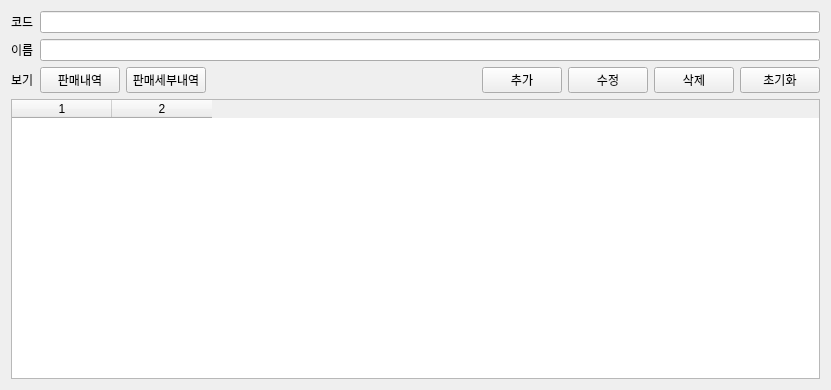
<?xml version="1.0" encoding="UTF-8"?>
<ui version="4.0">
 <class>DepartmentForm</class>
 <widget class="QWidget" name="DepartmentForm">
  <property name="geometry">
   <rect>
    <x>0</x>
    <y>0</y>
    <width>831</width>
    <height>390</height>
   </rect>
  </property>
  <property name="windowTitle">
   <string>제품목록</string>
  </property>
  <layout class="QGridLayout" name="gridLayout_4">
   <item row="0" column="0">
    <layout class="QGridLayout" name="gridLayout_3">
     <item row="0" column="0">
      <layout class="QGridLayout" name="gridLayout">
       <item row="0" column="0">
        <widget class="QLabel" name="lbl_code">
         <property name="text">
          <string>코드</string>
         </property>
        </widget>
       </item>
       <item row="0" column="1">
        <widget class="QLineEdit" name="le_code"/>
       </item>
       <item row="1" column="0">
        <widget class="QLabel" name="lbl_name">
         <property name="text">
          <string>이름</string>
         </property>
        </widget>
       </item>
       <item row="1" column="1">
        <widget class="QLineEdit" name="le_name"/>
       </item>
      </layout>
     </item>
     <item row="1" column="0">
      <layout class="QGridLayout" name="gridLayout_2">
       <item row="0" column="5">
        <widget class="QPushButton" name="btn_update">
         <property name="text">
          <string>수정</string>
         </property>
        </widget>
       </item>
       <item row="0" column="2">
        <widget class="QPushButton" name="btn_saledetail">
         <property name="text">
          <string>판매세부내역</string>
         </property>
        </widget>
       </item>
       <item row="0" column="1">
        <widget class="QPushButton" name="btn_sale">
         <property name="text">
          <string>판매내역</string>
         </property>
        </widget>
       </item>
       <item row="0" column="6">
        <widget class="QPushButton" name="btn_del">
         <property name="text">
          <string>삭제</string>
         </property>
        </widget>
       </item>
       <item row="0" column="4">
        <widget class="QPushButton" name="btn_add">
         <property name="text">
          <string>추가</string>
         </property>
        </widget>
       </item>
       <item row="0" column="7">
        <widget class="QPushButton" name="btn_init">
         <property name="text">
          <string>초기화</string>
         </property>
        </widget>
       </item>
       <item row="0" column="3">
        <spacer name="horizontalSpacer">
         <property name="orientation">
          <enum>Qt::Horizontal</enum>
         </property>
         <property name="sizeHint" stdset="0">
          <size>
           <width>40</width>
           <height>20</height>
          </size>
         </property>
        </spacer>
       </item>
       <item row="0" column="0">
        <widget class="QLabel" name="lbl_show">
         <property name="text">
          <string>보기</string>
         </property>
        </widget>
       </item>
      </layout>
     </item>
     <item row="2" column="0">
      <widget class="QTableWidget" name="tableWidget">
       <property name="rowCount">
        <number>0</number>
       </property>
       <property name="columnCount">
        <number>2</number>
       </property>
       <attribute name="verticalHeaderVisible">
        <bool>false</bool>
       </attribute>
       <column/>
       <column/>
      </widget>
     </item>
    </layout>
   </item>
  </layout>
 </widget>
 <resources/>
 <connections/>
</ui>
